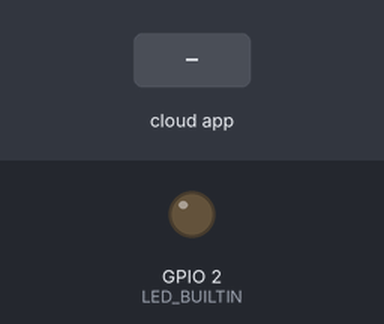
Bench run of a sketch on a simulated ESP8266 (NodeMCU). Shown: output pins drawn as LEDs (lit = HIGH, except the on-board LED, lit = LOW). The inputs (shaded band) are chosen by the test bench. WiFi joins after 1.5 s; servers stay silent unless stated; the Firebase database answers and starts empty; what the sketch prints to the serial monitor is not drawn.

Above: at 2.7 s.
2.8 s: the phone or cloud app sets bool to 1
At 8.3 s:
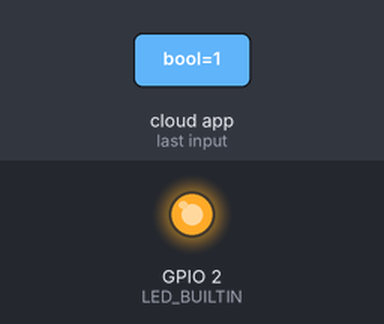
9.1 s: the phone or cloud app sets bool to 0
At 14.1 s:
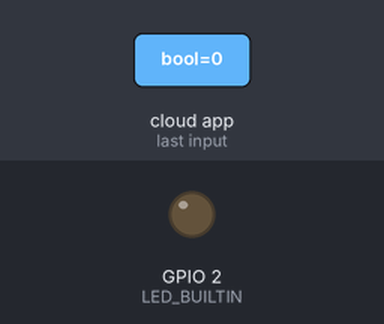
Timing chart, 0 to 15.6 s (numbered marks = the images above; inputs shaded):
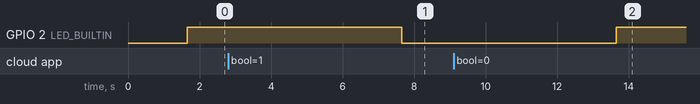

Measured:
- after the input at 2.8 s, GPIO 2 (LED_BUILTIN): HIGH → LOW after 4.9 s
- after the input at 9.1 s, GPIO 2 (LED_BUILTIN): LOW → HIGH after 4.6 s

The sketch:

automation.ino
```cpp
#include <Arduino.h>
#if defined(ESP32)
#include <WiFi.h>
#elif defined(ESP8266)
#include <ESP8266WiFi.h>
#endif

#include <Firebase_ESP_Client.h>

// Provide the token generation process info.
#include <addons/TokenHelper.h>

// Provide the RTDB payload printing info and other helper functions.
#include <addons/RTDBHelper.h>

/* 1. Define the WiFi credentials */
#define WIFI_SSID "wifi name"
#define WIFI_PASSWORD "wifi pass"

/* 2. Define the API Key */
#define API_KEY "project api key"

/* 3. Define the RTDB URL */
#define DATABASE_URL "database url without https:" //<databaseName>.firebaseio.com or <databaseName>.<region>.firebasedatabase.app

/* 4. Define the user Email and password that alreadey registerd or added in your project */
#define USER_EMAIL "user email"
#define USER_PASSWORD "password"

// Define Firebase Data object
FirebaseData fbdo;

FirebaseAuth auth;
FirebaseConfig config;

unsigned long sendDataPrevMillis = 0;

#define ROOM_LED 1
#define HALL_LED BUILTIN_LED
#define KITCHEN_LED 2

void setup()
{

  Serial.begin(115200);

  WiFi.begin(WIFI_SSID, WIFI_PASSWORD);

  Serial.print("Connecting to Wi-Fi");
  unsigned long ms = millis();
  while (WiFi.status() != WL_CONNECTED)
  {
    Serial.print(".");
    delay(300);
  }
  Serial.println();
  Serial.print("Connected with IP: ");
  Serial.println(WiFi.localIP());
  Serial.println();

  Serial.printf("Firebase Client v%s\n\n", FIREBASE_CLIENT_VERSION);

  /* Assign the api key (required) */
  config.api_key = API_KEY;

  /* Assign the user sign in credentials */
  auth.user.email = USER_EMAIL;
  auth.user.password = USER_PASSWORD;

  /* Assign the RTDB URL (required) */
  config.database_url = DATABASE_URL;

  /* Assign the callback function for the long running token generation task */
  config.token_status_callback = tokenStatusCallback; // see addons/TokenHelper.h

  // In ESP8266 required for BearSSL rx/tx buffer for large data handle, increase Rx size as needed.
  fbdo.setBSSLBufferSize(2048 /* Rx buffer size in bytes from 512 - 16384 */, 2048 /* Tx buffer size in bytes from 512 - 16384 */);

  // Limit the size of response payload to be collected in FirebaseData
  fbdo.setResponseSize(2048);

  Firebase.begin(&config, &auth);

  // Comment or pass false value when WiFi reconnection will control by your code or third party library
  Firebase.reconnectWiFi(true);

  Firebase.setDoubleDigits(5);

  config.timeout.serverResponse = 10 * 1000;

  pinMode(BUILTIN_LED, OUTPUT);
}

void loop()
{

  // Firebase.ready() should be called repeatedly to handle authentication tasks.

  if (Firebase.ready() && (millis() - sendDataPrevMillis > 6000 || sendDataPrevMillis == 0))
  {
    sendDataPrevMillis = millis();

    bool bVal;
    Firebase.RTDB.getBool(&fbdo, F("/test/bool"), &bVal);

    if (bVal){
      digitalWrite(BUILTIN_LED,LOW);
    }
    else{
      digitalWrite(BUILTIN_LED,HIGH);
    }

    Serial.print("LED is ");
    Serial.println(bVal ? "High" : "Low" );

  }
}
```
